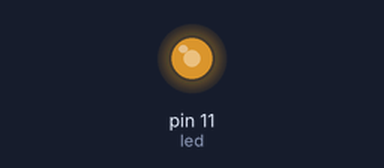
The sketch below on a simulated Arduino Uno, built with avr-gcc and run on an emulated ATmega328P. On the bench: output pins drawn as LEDs (lit = HIGH).

Above: at 0.05 s.
Timing chart, 0 to 3.0 s (numbered marks = the images above):
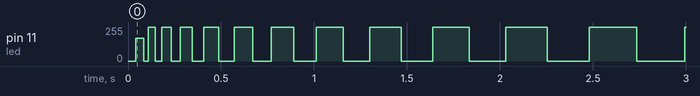

The sketch:

Blink.ino
```cpp
/*
  Blink
  Turns on an LED on for one second, then off for one second.
*/

// Pin 13 has an LED connected on most Arduino boards.


int led = 11;

void setup() {
  pinMode(led, OUTPUT);
}

void loop() {
  int i = 0;
  int maximum = 1000;
  while (i < maximum){
    digitalWrite(led, HIGH);
    delay(i*i);
    digitalWrite(led, LOW);
    delay(i*i);
    i++;
  }
}
```

Measured:
- by itself, pin 11 (led): repeats every 0.06 s: 0/255 0.03 s, 255/255 0.04 s, until it stays 255/255 from 126.7 s
